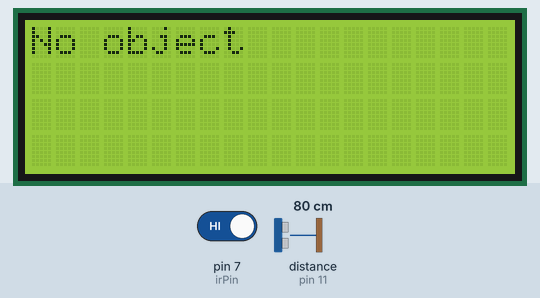
Simulated run of this sketch. Board: Arduino Uno, built with avr-gcc and run on an emulated ATmega328P. On the bench: 20×4 character LCD. The test bench sets the inputs (shaded band); at power-on: pin 7 (irPin) HIGH, distance to the obstacle (sensor on pin 11) 80 cm. The echo pulse lasts 58.3 µs per cm; what the sketch prints to the serial monitor is not drawn.

Above: at 1.2 s.
1.3 s: pin 7 (irPin) driven LOW
At 2.1 s:
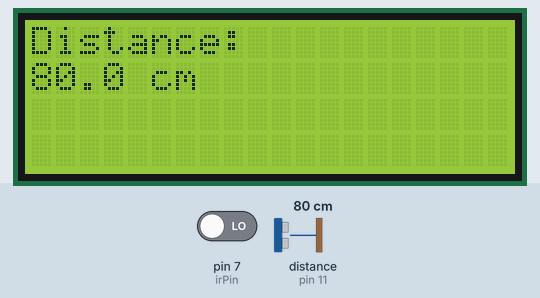
2.9 s: distance to the obstacle (sensor on pin 11) set to 18 cm
At 3.3 s:
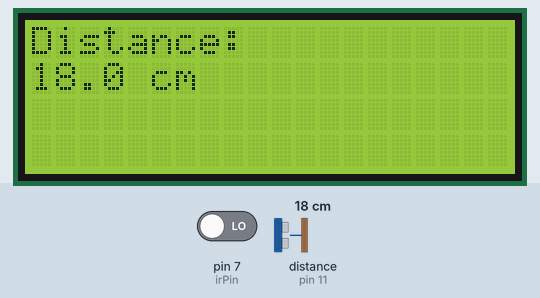
5.9 s: distance to the obstacle (sensor on pin 11) set to 2 cm
At 6.3 s:
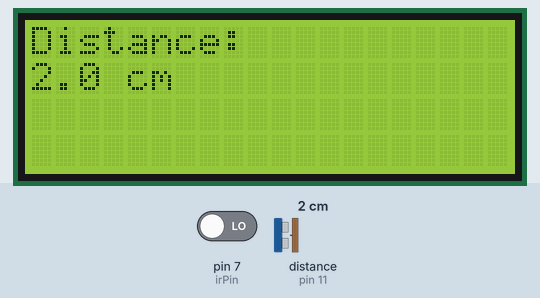
8.9 s: distance to the obstacle (sensor on pin 11) set to 18 cm
At 9.3 s:
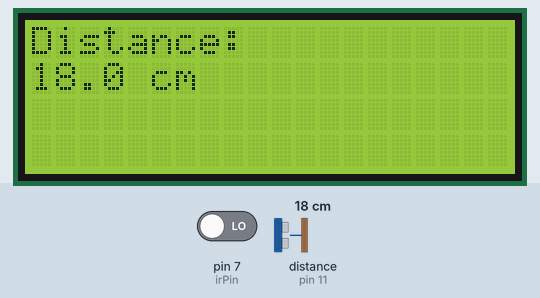
11.9 s: pin 7 (irPin) driven HIGH
At 13.3 s:
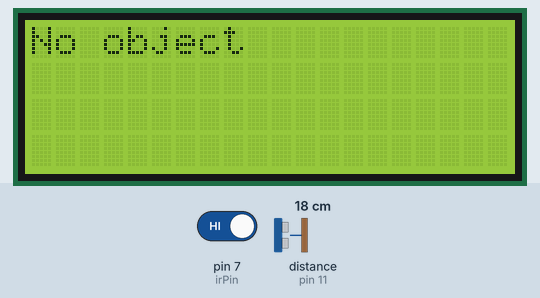
Timing chart, 0 to 14.4 s (numbered marks = the images above; inputs shaded):
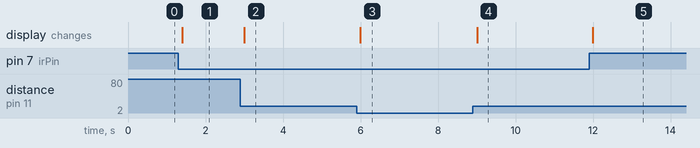

The sketch:

lcd_ultrasonic_ir_sensor.ino
```cpp
#include <Wire.h>
#include <LiquidCrystal_I2C.h>

LiquidCrystal_I2C lcd(0x27, 20, 4);

const int trigPin = 10;
const int echoPin = 11;
const int irPin = 7;

long duration;
float distance;

void setup() {
  pinMode(trigPin, OUTPUT);
  pinMode(echoPin, INPUT);
  pinMode(irPin, INPUT);

  Serial.begin(115200);

  lcd.init();
  lcd.backlight();
}

void loop() {

  if (digitalRead(irPin) == LOW) {

    digitalWrite(trigPin, LOW);
    delayMicroseconds(2);

    digitalWrite(trigPin, HIGH);
    delayMicroseconds(10);

    digitalWrite(trigPin, LOW);

    duration = pulseIn(echoPin, HIGH, 30000);

    if (duration > 0) {
      distance = duration * 0.0343 / 2.0;

      Serial.print("Distance: ");
      Serial.print(distance);
      Serial.println(" cm");

      lcd.setCursor(0, 0);
      lcd.print("Distance:       ");

      lcd.setCursor(0, 1);
      lcd.print("                "); // Clear line
      lcd.setCursor(0, 1);
      lcd.print(distance, 1); // 1 decimal place
      lcd.print(" cm");
    }

  } else {

    Serial.println("No object");

    lcd.setCursor(0, 0);
    lcd.print("No object       ");

    lcd.setCursor(0, 1);
    lcd.print("                ");
  }

  delay(50);
}
```

Measured:
- after the input at 1.3 s, the display: changes after 0.11 s (image 1)
- after the input at 2.9 s, the display: changes after 0.10 s (image 2)
- after the input at 5.9 s, the display: changes after 0.09 s (image 3)
- after the input at 8.9 s, the display: changes after 0.11 s (image 4)
- after the input at 11.9 s, the display: changes after 0.09 s (image 5)
